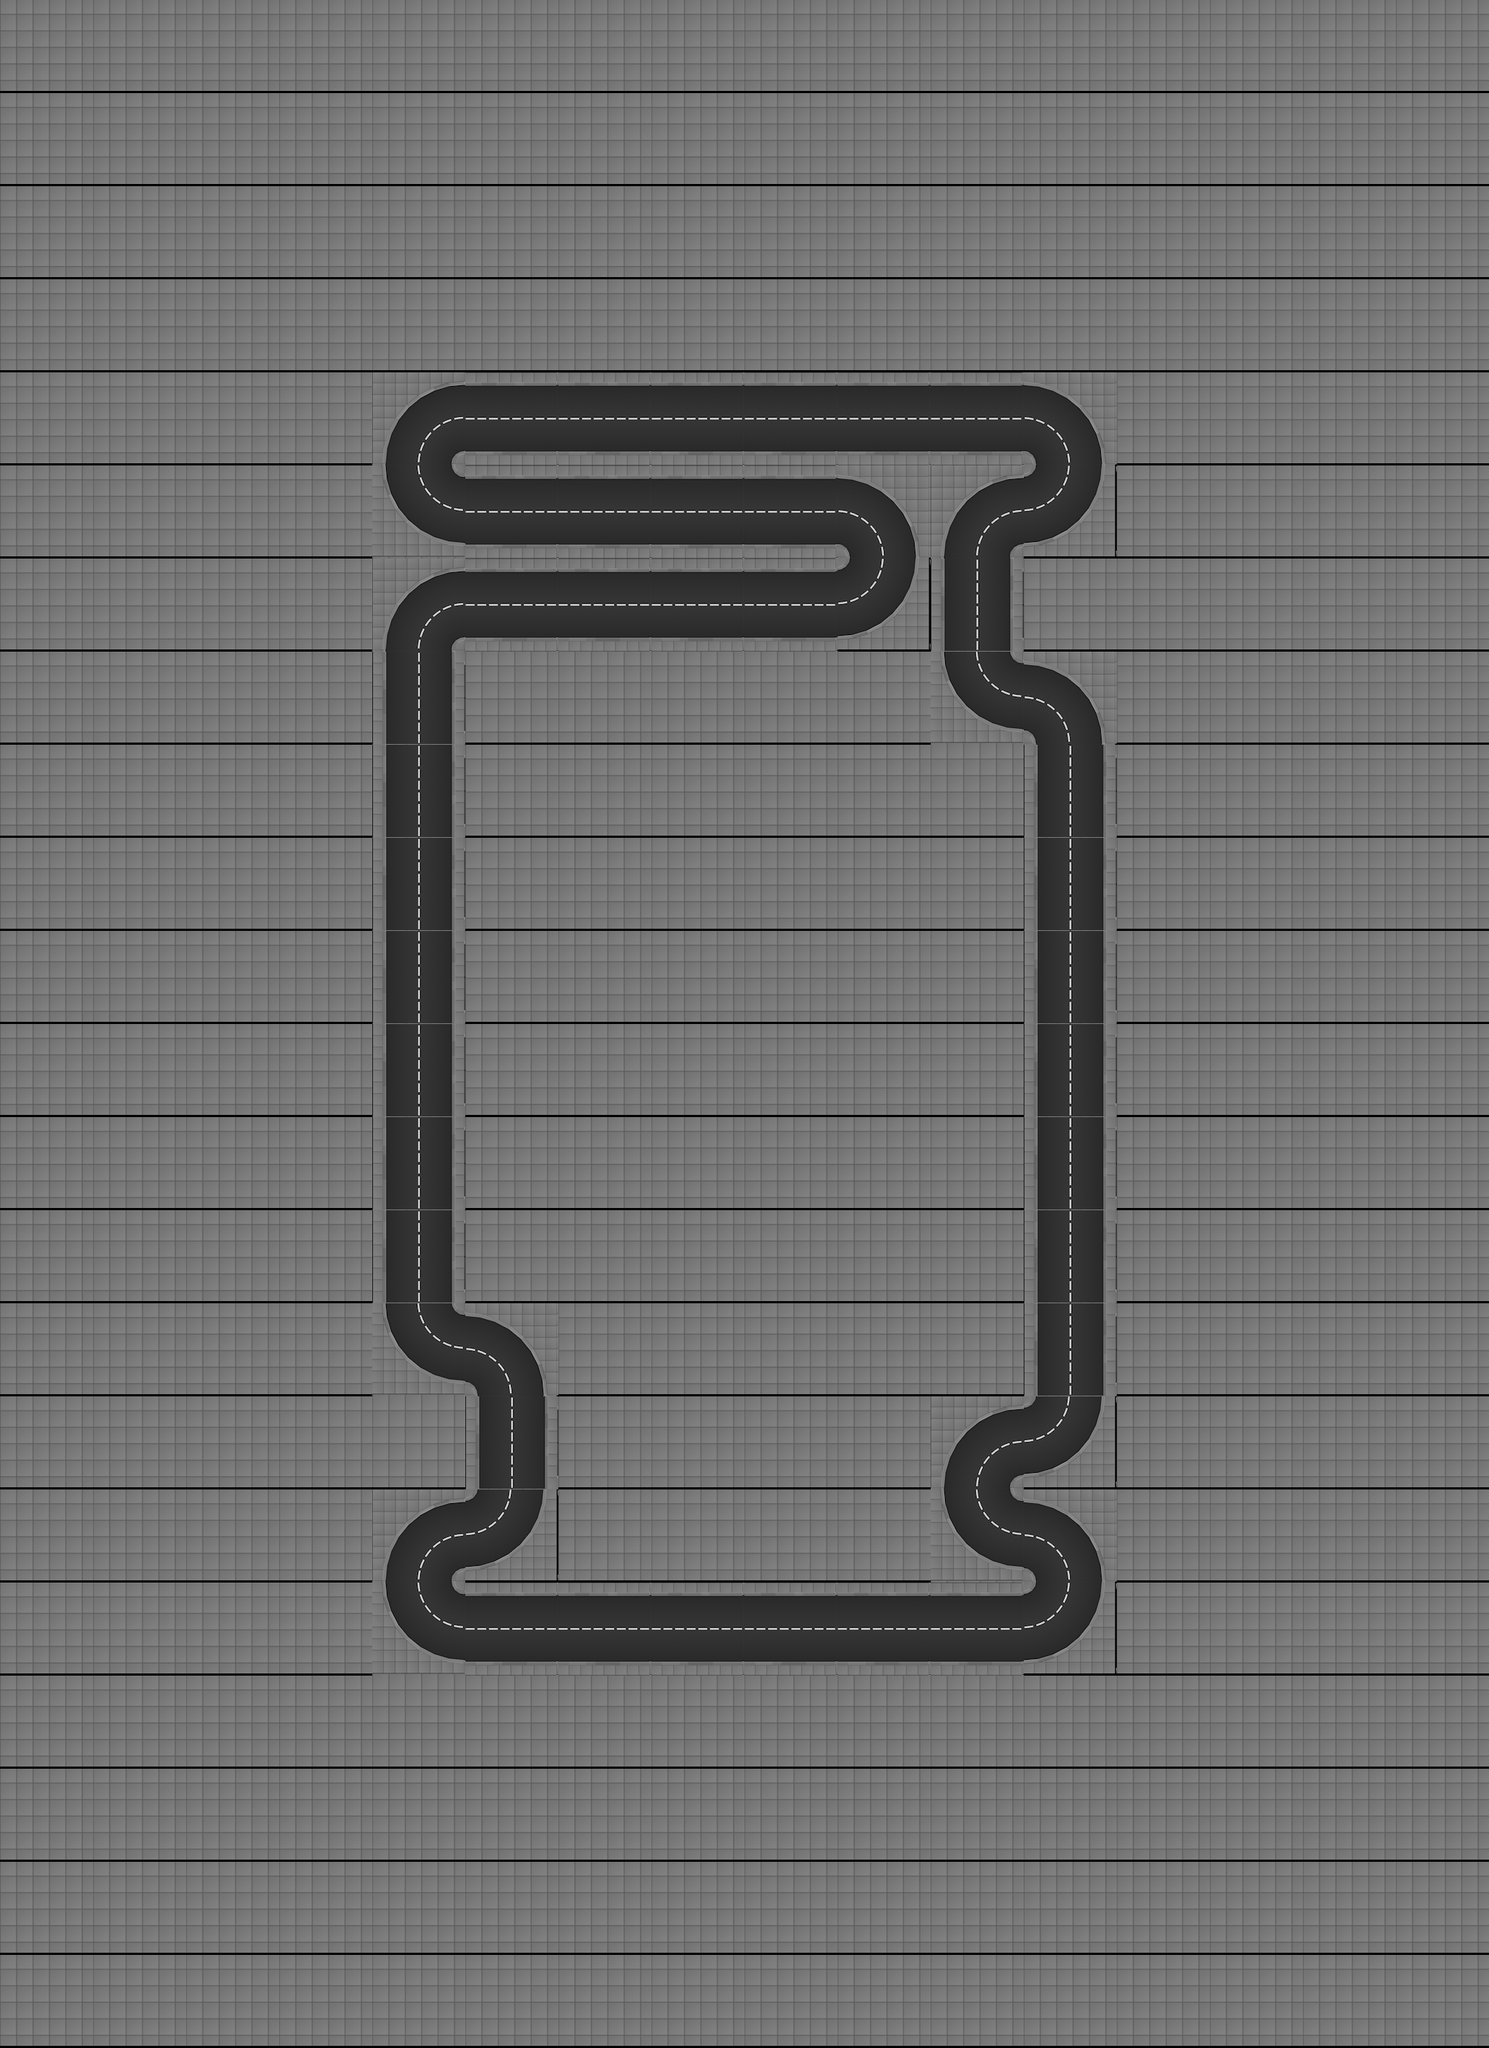

A level layout from a 2D game, rendered from its tile map. Below: a short description, then the map file with tile-grid data replaced by summaries:
An orthogonal 16x22 tile map with 128x128 px tiles, 1 tile layer (track), 2 tilesets and 335 objects (23x office_07_ground_floor, 23x office_07_floor, 18x office_05_ground_floor, 18x office_05_floor, 17x office_06_ground_floor, ...).

<map height="22" infinite="0" nextlayerid="1" nextobjectid="1" orientation="orthogonal" renderorder="right-down" tiledversion="1.2.2" tileheight="128" tilewidth="128" version="1.2" width="16"><tileset firstgid="1" source="../../gbResources/set_tiles.tsx" /><tileset firstgid="134" source="../../gbResources/set_objects.tsx" /><layer height="22" id="1" name="track" width="16"><data>[352 cells, 352 non-empty, 7 distinct tile ids]</data></layer><objectgroup id="1" name="walls"><object id="1" x="512" y="640"><polyline points="16,0 32,-64 64,-96 128,-112" /></object><object id="2" x="512" y="640"><polyline points="112,0 114,-8 120,-14 128,-16" /></object><object id="3" x="512" y="768"><polyline points="16,-128 32,-64 64,-32 128,-16" /></object><object id="4" x="512" y="768"><polyline points="112,-128 114,-120 120,-114 128,-112" /></object><object id="5" x="512" y="896"><polyline points="16,0 32,-64 64,-96 128,-112" /></object><object id="6" x="512" y="896"><polyline points="112,0 114,-8 120,-14 128,-16" /></object><object id="7" x="512" y="960.0"><polyline points="16,-64 16,64" /></object><object id="8" x="512" y="960.0"><polyline points="112,-64 112,64" /></object><object id="9" x="512" y="1088.0"><polyline points="16,-64 16,64" /></object><object id="10" x="512" y="1088.0"><polyline points="112,-64 112,64" /></object><object id="11" x="512" y="1216.0"><polyline points="16,-64 16,64" /></object><object id="12" x="512" y="1216.0"><polyline points="112,-64 112,64" /></object><object id="13" x="512" y="1344.0"><polyline points="16,-64 16,64" /></object><object id="14" x="512" y="1344.0"><polyline points="112,-64 112,64" /></object><object id="15" x="512" y="1472.0"><polyline points="16,-64 16,64" /></object><object id="16" x="512" y="1472.0"><polyline points="112,-64 112,64" /></object><object id="17" x="512" y="1600.0"><polyline points="16,-64 16,64" /></object><object id="18" x="512" y="1600.0"><polyline points="112,-64 112,64" /></object><object id="19" x="512" y="1728.0"><polyline points="16,-64 16,64" /></object><object id="20" x="512" y="1728.0"><polyline points="112,-64 112,64" /></object><object id="21" x="512" y="1920"><polyline points="16,-128 32,-64 64,-32 128,-16" /></object><object id="22" x="512" y="1920"><polyline points="112,-128 114,-120 120,-114 128,-112" /></object><object id="23" x="512" y="2176"><polyline points="16,0 32,-64 64,-96 128,-112" /></object><object id="24" x="512" y="2176"><polyline points="112,0 114,-8 120,-14 128,-16" /></object><object id="25" x="512" y="2304"><polyline points="16,-128 32,-64 64,-32 128,-16" /></object><object id="26" x="512" y="2304"><polyline points="112,-128 114,-120 120,-114 128,-112" /></object><object id="27" x="640" y="592.0"><polyline points="0,-64 128,-64" /></object><object id="28" x="640" y="560.0"><polyline points="0,64 128,64" /></object><object id="29" x="640" y="720.0"><polyline points="0,-64 128,-64" /></object><object id="30" x="640" y="688.0"><polyline points="0,64 128,64" /></object><object id="31" x="640" y="848.0"><polyline points="0,-64 128,-64" /></object><object id="32" x="640" y="816.0"><polyline points="0,64 128,64" /></object><object id="33" x="640" y="1920"><polyline points="0,-112 64,-96 96,-64 112,0" /></object><object id="34" x="640" y="1920"><polyline points="0,-16 8,-14 14,-8 16,0" /></object><object id="35" x="640" y="1984.0"><polyline points="16,-64 16,64" /></object><object id="36" x="640" y="1984.0"><polyline points="112,-64 112,64" /></object><object id="37" x="640" y="2176"><polyline points="112,-128 96,-64 64,-32 0,-16" /></object><object id="38" x="640" y="2176"><polyline points="16,-128 14,-120 8,-114 0,-112" /></object><object id="39" x="640" y="2256.0"><polyline points="0,-64 128,-64" /></object><object id="40" x="640" y="2224.0"><polyline points="0,64 128,64" /></object><object id="41" x="768" y="592.0"><polyline points="0,-64 128,-64" /></object><object id="42" x="768" y="560.0"><polyline points="0,64 128,64" /></object><object id="43" x="768" y="720.0"><polyline points="0,-64 128,-64" /></object><object id="44" x="768" y="688.0"><polyline points="0,64 128,64" /></object><object id="45" x="768" y="848.0"><polyline points="0,-64 128,-64" /></object><object id="46" x="768" y="816.0"><polyline points="0,64 128,64" /></object><object id="47" x="768" y="2256.0"><polyline points="0,-64 128,-64" /></object><object id="48" x="768" y="2224.0"><polyline points="0,64 128,64" /></object><object id="49" x="896" y="592.0"><polyline points="0,-64 128,-64" /></object><object id="50" x="896" y="560.0"><polyline points="0,64 128,64" /></object><object id="51" x="896" y="720.0"><polyline points="0,-64 128,-64" /></object><object id="52" x="896" y="688.0"><polyline points="0,64 128,64" /></object><object id="53" x="896" y="848.0"><polyline points="0,-64 128,-64" /></object><object id="54" x="896" y="816.0"><polyline points="0,64 128,64" /></object><object id="55" x="896" y="2256.0"><polyline points="0,-64 128,-64" /></object><object id="56" x="896" y="2224.0"><polyline points="0,64 128,64" /></object><object id="57" x="1024" y="592.0"><polyline points="0,-64 128,-64" /></object><object id="58" x="1024" y="560.0"><polyline points="0,64 128,64" /></object><object id="59" x="1024" y="720.0"><polyline points="0,-64 128,-64" /></object><object id="60" x="1024" y="688.0"><polyline points="0,64 128,64" /></object><object id="61" x="1024" y="848.0"><polyline points="0,-64 128,-64" /></object><object id="62" x="1024" y="816.0"><polyline points="0,64 128,64" /></object><object id="63" x="1024" y="2256.0"><polyline points="0,-64 128,-64" /></object><object id="64" x="1024" y="2224.0"><polyline points="0,64 128,64" /></object><object id="65" x="1152" y="592.0"><polyline points="0,-64 128,-64" /></object><object id="66" x="1152" y="560.0"><polyline points="0,64 128,64" /></object><object id="67" x="1152" y="768"><polyline points="0,-112 64,-96 96,-64 112,0" /></object><object id="68" x="1152" y="768"><polyline points="0,-16 8,-14 14,-8 16,0" /></object><object id="69" x="1152" y="896"><polyline points="112,-128 96,-64 64,-32 0,-16" /></object><object id="70" x="1152" y="896"><polyline points="16,-128 14,-120 8,-114 0,-112" /></object><object id="71" x="1152" y="2256.0"><polyline points="0,-64 128,-64" /></object><object id="72" x="1152" y="2224.0"><polyline points="0,64 128,64" /></object><object id="73" x="1280" y="592.0"><polyline points="0,-64 128,-64" /></object><object id="74" x="1280" y="560.0"><polyline points="0,64 128,64" /></object><object id="75" x="1280" y="768"><polyline points="16,0 32,-64 64,-96 128,-112" /></object><object id="76" x="1280" y="768"><polyline points="112,0 114,-8 120,-14 128,-16" /></object><object id="77" x="1280" y="832.0"><polyline points="16,-64 16,64" /></object><object id="78" x="1280" y="832.0"><polyline points="112,-64 112,64" /></object><object id="79" x="1280" y="1024"><polyline points="16,-128 32,-64 64,-32 128,-16" /></object><object id="80" x="1280" y="1024"><polyline points="112,-128 114,-120 120,-114 128,-112" /></object><object id="81" x="1280" y="2048"><polyline points="16,0 32,-64 64,-96 128,-112" /></object><object id="82" x="1280" y="2048"><polyline points="112,0 114,-8 120,-14 128,-16" /></object><object id="83" x="1280" y="2176"><polyline points="16,-128 32,-64 64,-32 128,-16" /></object></objectgroup><objectgroup id="2" name="route"><!-- 223 objects omitted --></objectgroup><objectgroup id="3" name="lights"><!-- 222 objects omitted --></objectgroup><objectgroup id="4" name="slow_motion_triggers"><!-- 166 objects omitted --></objectgroup><objectgroup id="5" name="speed_up_triggers"><!-- 146 objects omitted --></objectgroup><objectgroup id="6" name="buildings"><!-- 140 objects omitted --></objectgroup><objectgroup id="7" name="spawners"><!-- 4 objects omitted --></objectgroup></map>
<!-- 252 of 335 objects omitted -->
